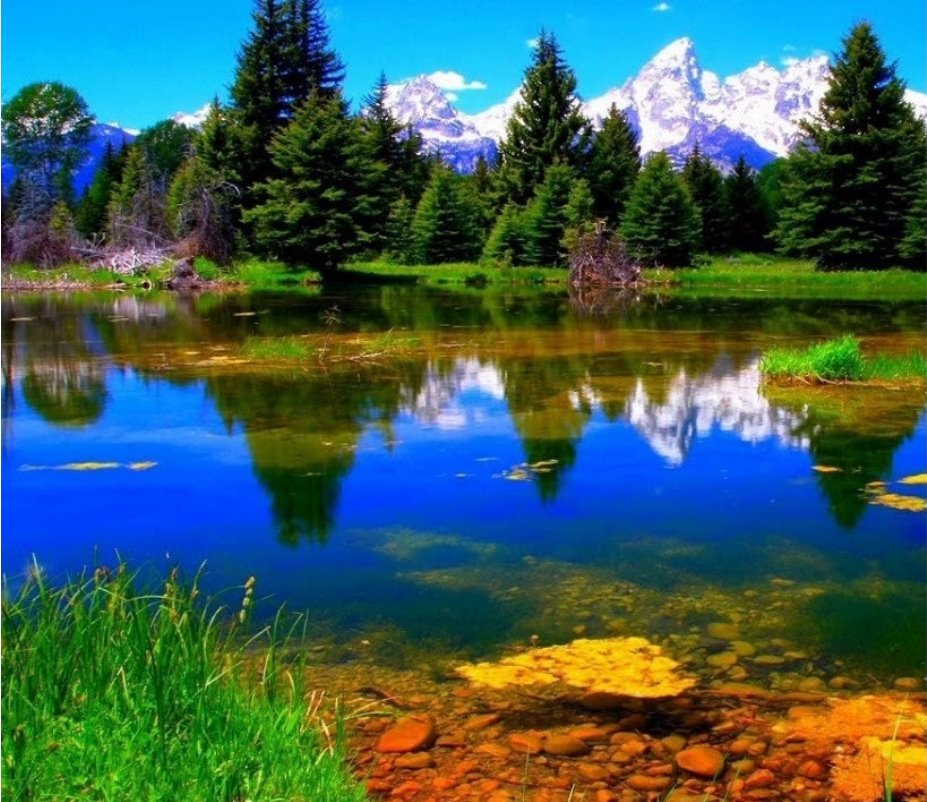
#> input picture data/image_left.jpg, 927 x 802 px
$ python FLANN_Based_Matcher.py
#> lines starting #> are read from the running program, lines starting #| are printed output that depends on the picture
import numpy as np
import cv2
from matplotlib import pyplot as plt


img1 = cv2.imread('./data/image_left.jpg',0)
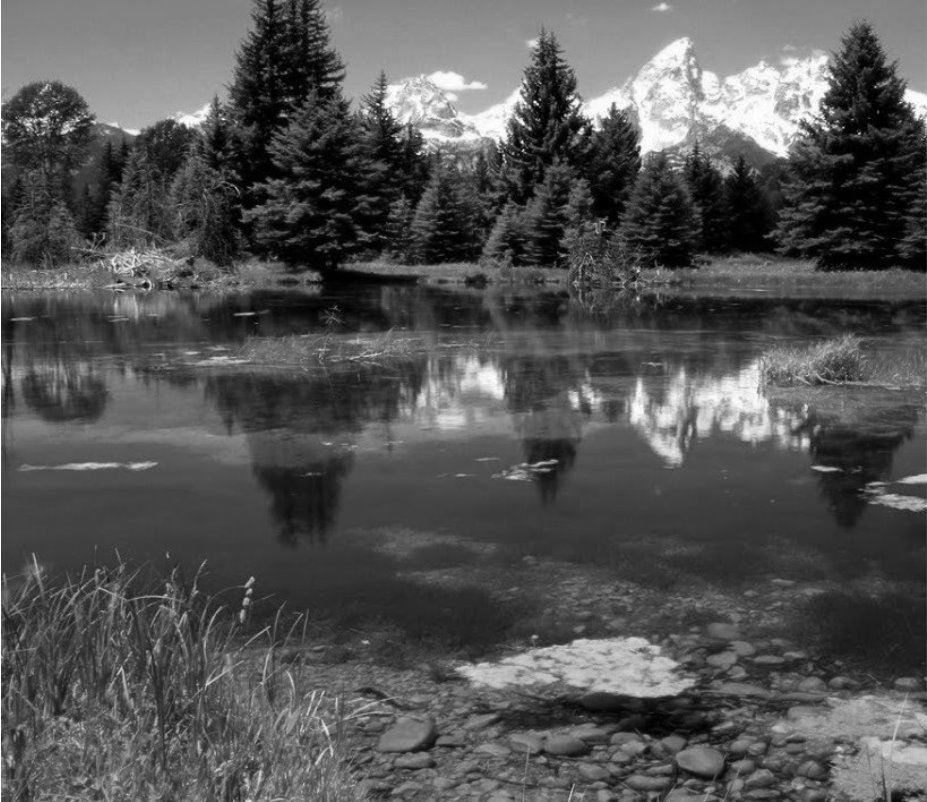
#> img1: shape (802, 927); min 0, max 255, mean 84.4
img2 = cv2.imread('./data/image_right.jpg',0)
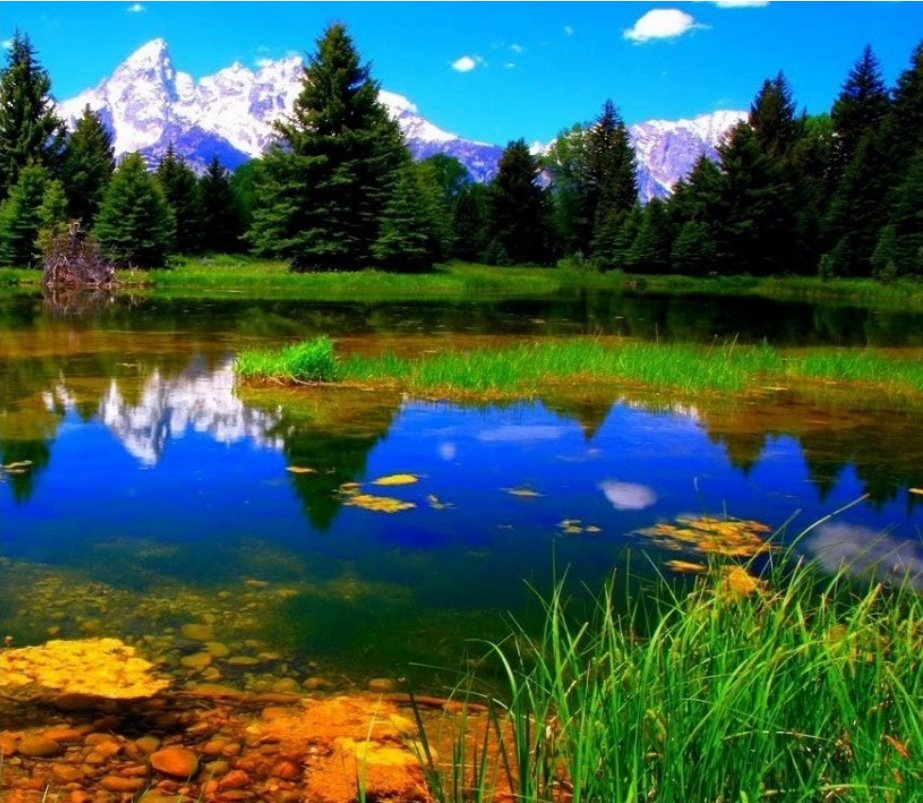
#> input picture data/image_right.jpg, 923 x 803 px
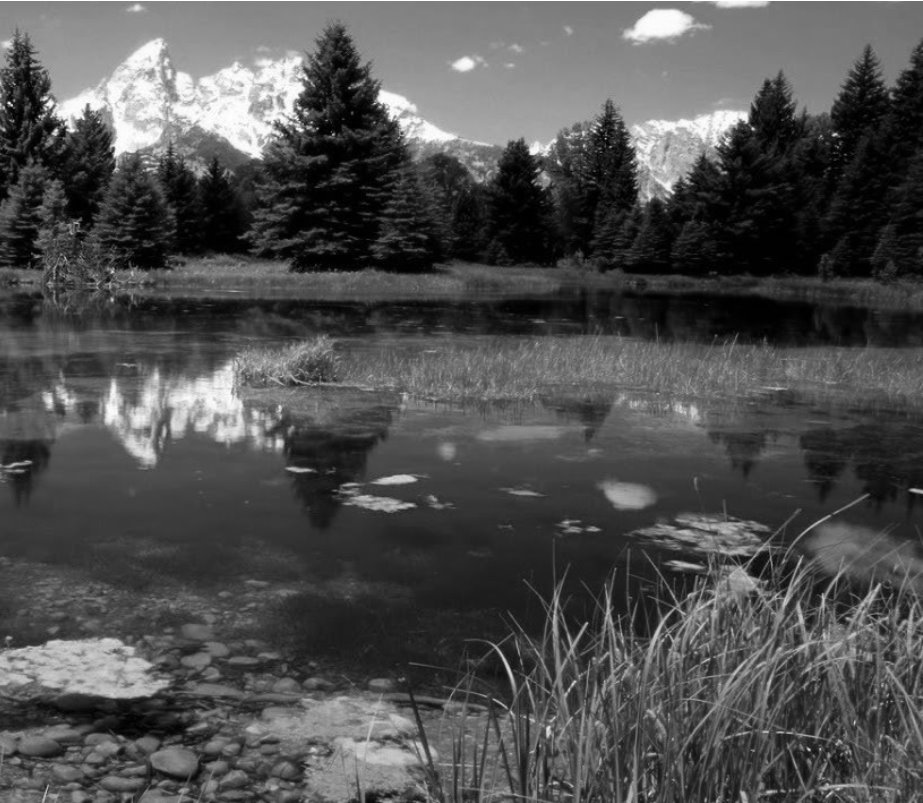
#> img2: shape (803, 923); min 0, max 255, mean 79.5

sift = cv2.SIFT_create()

kp1, des1 = sift.detectAndCompute(img1,None)
#> kp1 = 7722 keypoints; strongest (x, y, size): (535, 102, 2), (522, 142, 2.2), (581, 131, 4.4), (419, 153, 2.3)
kp2, des2 = sift.detectAndCompute(img2,None)
#> kp2 = 6928 keypoints; strongest (x, y, size): (9, 103, 1.9), (55, 132, 4.4), (809, 749, 2.1), (835, 134, 2.9)

FLANN_INDEX_KDTREE = 0
index_params = dict(algorithm = FLANN_INDEX_KDTREE, trees = 5)
search_params = dict(checks=50) # or pass empty dictionary

flann = cv2.FlannBasedMatcher(index_params,search_params)

matches = flann.knnMatch(des1,des2,k=2)
#> matches = 7722 matches

matchesMask = [[0,0] for i in range(len(matches))]
#> matchesMask = 7722 pairs, first value 0 to 0, second value 0 to 0

for i,(m,n) in enumerate(matches):
    if m.distance < 0.06*n.distance:
        matchesMask[i]=[1,0]
#> after the loop, matchesMask = 7722 pairs, first value 0 to 1, second value 0 to 0

draw_params = dict(matchColor = (0,255,0),singlePointColor = (255,0,0),matchesMask = matchesMask,flags = 0)
#> draw_params = 4 items

img3 = cv2.drawMatchesKnn(img1,kp1,img2,kp2,matches,None,**draw_params)
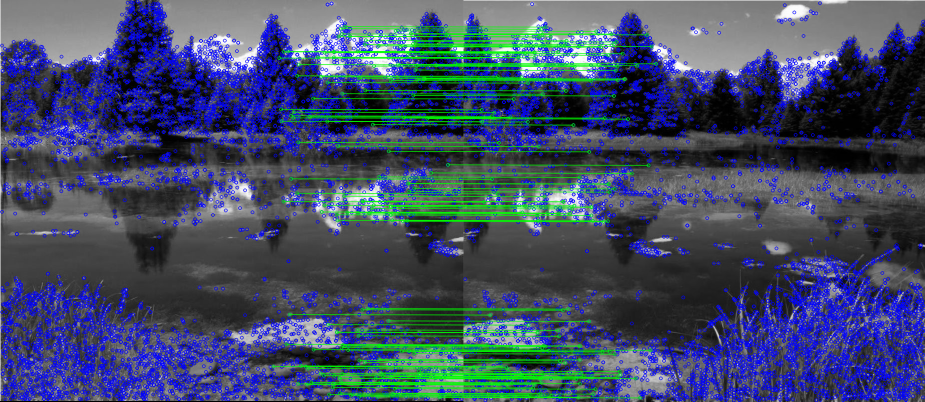
#> img3: shape (803, 1850, 3) (shown at 1/2 size); mean of channels 0, 1, 2 103, 75.7, 63.8; drawn as B, G, R

plt.imshow(img3,),plt.show()
